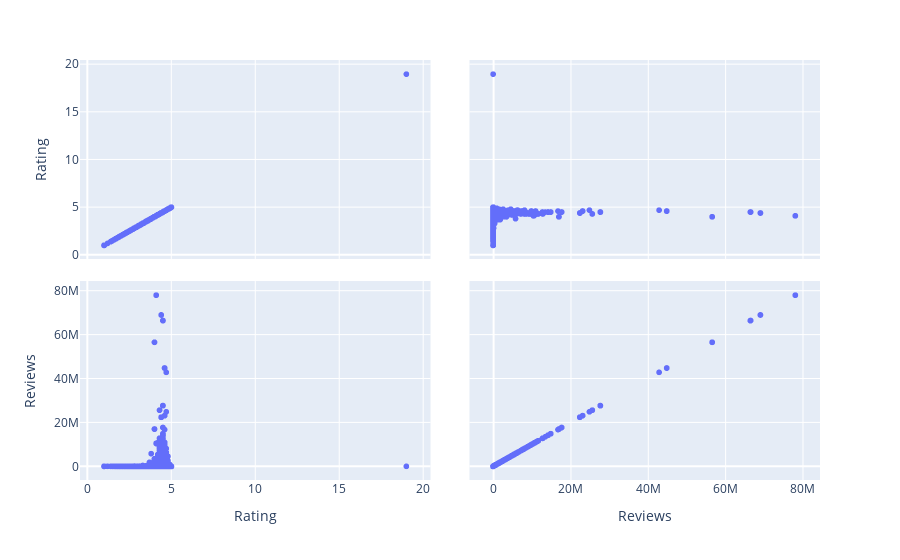
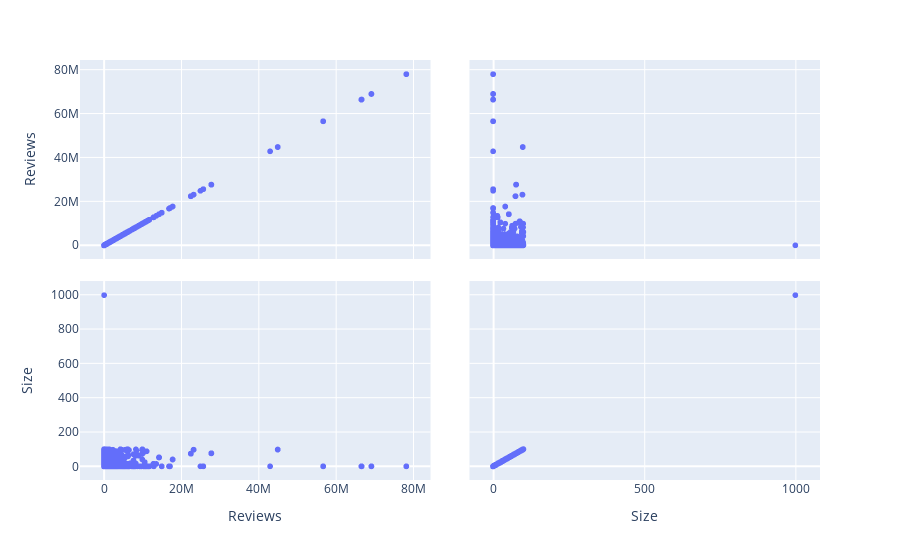
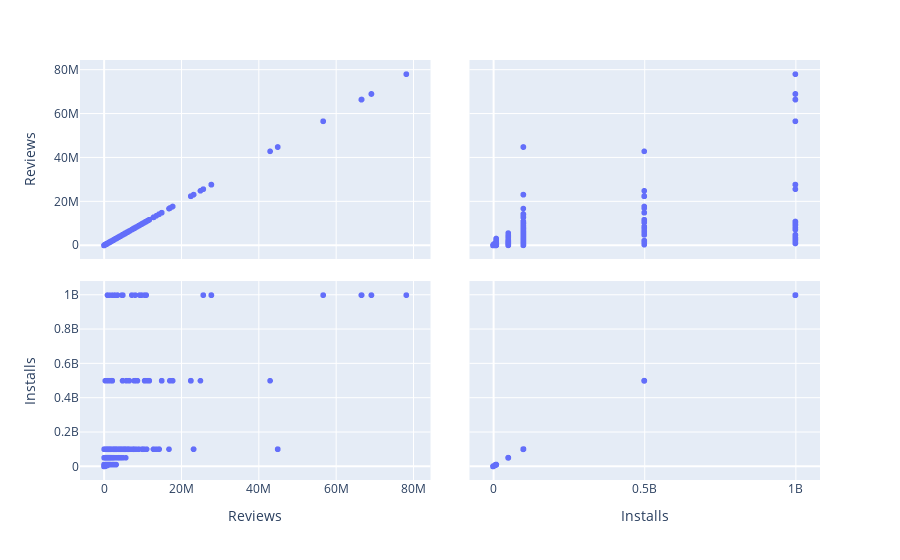
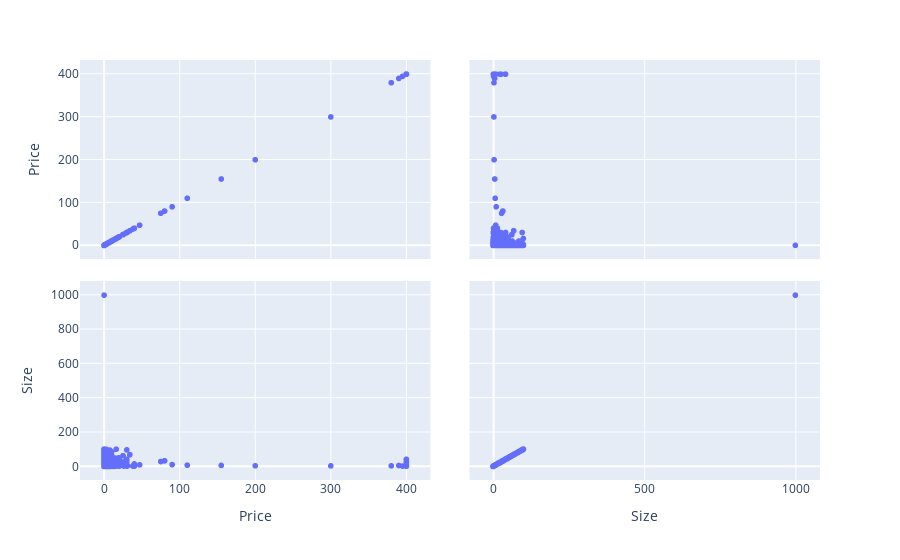

These figures' notebook cell, in order:
### Code cell
def print_scatter_matrix():
    rating = clean_data[["Rating", "Reviews"]]
    reviews_size = clean_data[["Reviews", "Size"]]
    reviews_installs = clean_data[["Reviews", "Installs"]]
    price_size = clean_data[["Price", "Size"]]

    fig_1 = px.scatter_matrix(rating)
    fig_2 = px.scatter_matrix(reviews_size)
    fig_3 = px.scatter_matrix(reviews_installs)
    fig_4 = px.scatter_matrix(price_size)

    fig_1.show()
    fig_2.show()
    fig_3.show()
    fig_4.show()
print_scatter_matrix()

### Figure 1 — Plotly figure (JSON) as saved in the notebook; plotly's stock layout.template omitted (floating-point values rounded to 4 significant figures; data arrays with more than 128 entries replaced by an {"elided": "..."} marker saying what was removed)
{"data": [{"dimensions": [{"axis": {"matches": true}, "label": "Rating", "values": {"elided": "10841 float values"}}, {"axis": {"matches": true}, "label": "Reviews", "values": {"elided": "10841 int values"}}], "hovertemplate": "%{xaxis.title.text}=%{x}<br>%{yaxis.title.text}=%{y}<extra></extra>", "legendgroup": "", "marker": {"color": "#636efa", "symbol": "circle"}, "name": "", "showlegend": false, "type": "splom"}], "layout": {"dragmode": "select", "legend": {"tracegroupgap": 0}, "margin": {"t": 60}}}

### Figure 2 — Plotly figure (JSON) as saved in the notebook; plotly's stock layout.template omitted (floating-point values rounded to 4 significant figures; data arrays with more than 128 entries replaced by an {"elided": "..."} marker saying what was removed)
{"data": [{"dimensions": [{"axis": {"matches": true}, "label": "Reviews", "values": {"elided": "10841 int values"}}, {"axis": {"matches": true}, "label": "Size", "values": {"elided": "10841 float values"}}], "hovertemplate": "%{xaxis.title.text}=%{x}<br>%{yaxis.title.text}=%{y}<extra></extra>", "legendgroup": "", "marker": {"color": "#636efa", "symbol": "circle"}, "name": "", "showlegend": false, "type": "splom"}], "layout": {"dragmode": "select", "legend": {"tracegroupgap": 0}, "margin": {"t": 60}}}

### Figure 3 — Plotly figure (JSON) as saved in the notebook; plotly's stock layout.template omitted (floating-point values rounded to 4 significant figures; data arrays with more than 128 entries replaced by an {"elided": "..."} marker saying what was removed)
{"data": [{"dimensions": [{"axis": {"matches": true}, "label": "Reviews", "values": {"elided": "10841 int values"}}, {"axis": {"matches": true}, "label": "Installs", "values": {"elided": "10841 int values"}}], "hovertemplate": "%{xaxis.title.text}=%{x}<br>%{yaxis.title.text}=%{y}<extra></extra>", "legendgroup": "", "marker": {"color": "#636efa", "symbol": "circle"}, "name": "", "showlegend": false, "type": "splom"}], "layout": {"dragmode": "select", "legend": {"tracegroupgap": 0}, "margin": {"t": 60}}}

### Figure 4 — Plotly figure (JSON) as saved in the notebook; plotly's stock layout.template omitted (floating-point values rounded to 4 significant figures; data arrays with more than 128 entries replaced by an {"elided": "..."} marker saying what was removed)
{"data": [{"dimensions": [{"axis": {"matches": true}, "label": "Price", "values": {"elided": "10841 float values"}}, {"axis": {"matches": true}, "label": "Size", "values": {"elided": "10841 float values"}}], "hovertemplate": "%{xaxis.title.text}=%{x}<br>%{yaxis.title.text}=%{y}<extra></extra>", "legendgroup": "", "marker": {"color": "#636efa", "symbol": "circle"}, "name": "", "showlegend": false, "type": "splom"}], "layout": {"dragmode": "select", "legend": {"tracegroupgap": 0}, "margin": {"t": 60}}}
